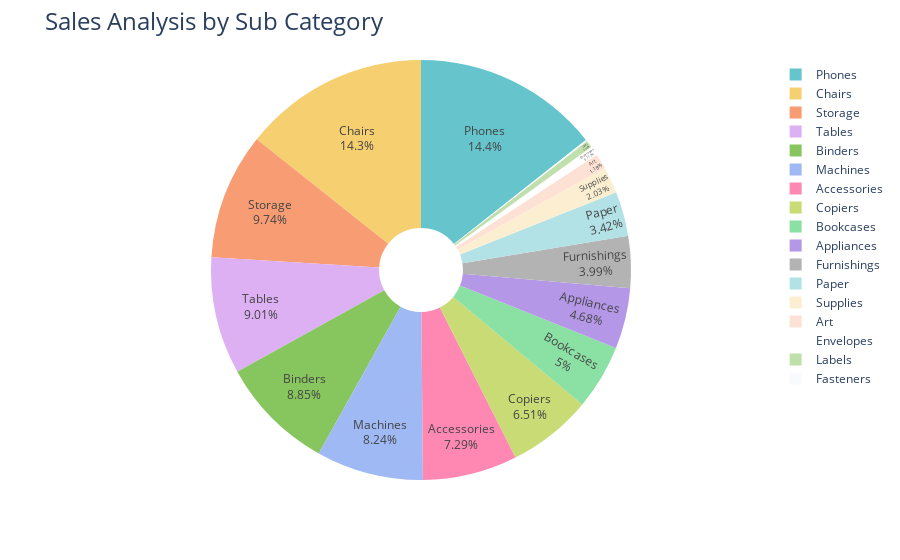

Notebook source saved alongside this figure:
### Code cell
fig = px.pie(sales_by_subcategory, 
             values='Sales', 
             names='Sub-Category', 
             hole=0.2, 
             color_discrete_sequence=px.colors.qualitative.Pastel)

fig.update_traces(textposition='inside', textinfo='percent+label')
fig.update_layout(title_text='Sales Analysis by Sub Category', title_font=dict(size=24))

fig.show()

### Figure 1 — Plotly figure (JSON) as saved in the notebook; plotly's stock layout.template omitted (floating-point values rounded to 4 significant figures)
{"data": [{"domain": {"x": [0, 1], "y": [0, 1]}, "hole": 0.2, "hovertemplate": "Sub-Category=%{label}<br>Sales=%{value}<extra></extra>", "labels": ["Accessories", "Appliances", "Art", "Binders", "Bookcases", "Chairs", "Copiers", "Envelopes", "Fasteners", "Furnishings", "Labels", "Machines", "Paper", "Phones", "Storage", "Supplies", "Tables"], "legendgroup": "", "name": "", "showlegend": true, "textinfo": "percent+label", "textposition": "inside", "type": "pie", "values": [167400.0, 107500.0, 27120.0, 203400.0, 114900.0, 328400.0, 149500.0, 16480.0, 3024.0, 91710.0, 12490.0, 189200.0, 78480.0, 330000.0, 223800.0, 46670.0, 207000.0]}], "layout": {"autosize": true, "legend": {"tracegroupgap": 0}, "margin": {"t": 60}, "piecolorway": ["rgb(102, 197, 204)", "rgb(246, 207, 113)", "rgb(248, 156, 116)", "rgb(220, 176, 242)", "rgb(135, 197, 95)", "rgb(158, 185, 243)", "rgb(254, 136, 177)", "rgb(201, 219, 116)", "rgb(139, 224, 164)", "rgb(180, 151, 231)", "rgb(179, 179, 179)"], "title": {"font": {"size": 24}, "text": "Sales Analysis by Sub Category"}}}
